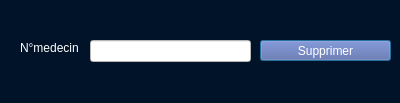
<?xml version="1.0" encoding="UTF-8"?>
<ui version="4.0">
 <class>sup_med</class>
 <widget class="QDialog" name="sup_med">
  <property name="geometry">
   <rect>
    <x>0</x>
    <y>0</y>
    <width>400</width>
    <height>103</height>
   </rect>
  </property>
  <property name="windowTitle">
   <string>Dialog</string>
  </property>
  <property name="styleSheet">
   <string notr="true">color:white;
background:#001328;
</string>
  </property>
  <widget class="QLineEdit" name="lineEdit">
   <property name="geometry">
    <rect>
     <x>90</x>
     <y>40</y>
     <width>161</width>
     <height>22</height>
    </rect>
   </property>
   <property name="styleSheet">
    <string notr="true">background-color:white;
color:black;</string>
   </property>
  </widget>
  <widget class="QLabel" name="label_nummed">
   <property name="geometry">
    <rect>
     <x>20</x>
     <y>40</y>
     <width>61</width>
     <height>16</height>
    </rect>
   </property>
   <property name="styleSheet">
    <string notr="true">color:white;</string>
   </property>
   <property name="text">
    <string>N°medecin</string>
   </property>
  </widget>
  <widget class="QPushButton" name="pushButton_2">
   <property name="geometry">
    <rect>
     <x>260</x>
     <y>40</y>
     <width>131</width>
     <height>21</height>
    </rect>
   </property>
   <property name="styleSheet">
    <string notr="true">background-color: #5864A4;
color:white;</string>
   </property>
   <property name="text">
    <string>Supprimer</string>
   </property>
  </widget>
 </widget>
 <resources/>
 <connections/>
</ui>
